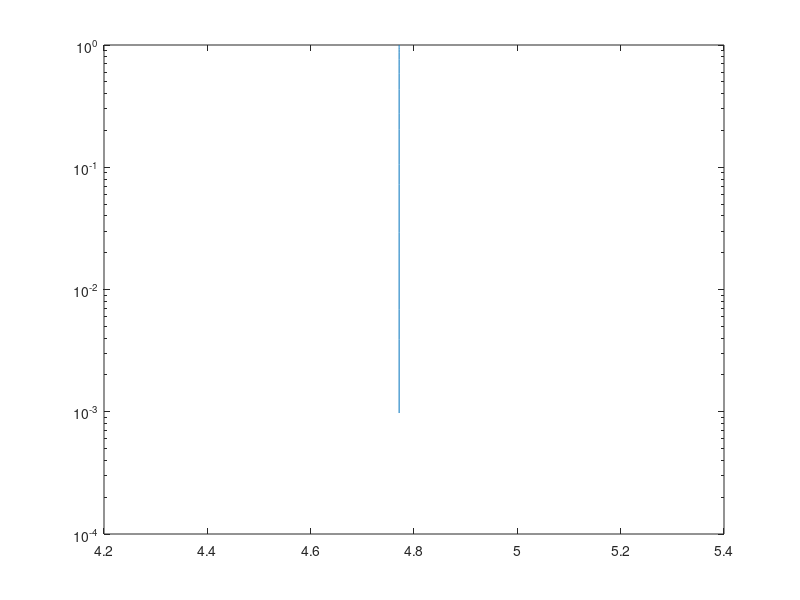

The MATLAB source for this figure:
% Define your input signals s1, s2, ..., s256
%s = randn(1, 256); % for example, generate random input signals

% Transmitting algorithm
pkg load communications;
for k=1:1024
m=16;
symbols=randi(m-1,1,512);
s=qammod(symbols,m);
x(1) = s(1);
for i = 2:numel(s)
    x(i) = s(i) + 2 * x(i-1);
end

 x2 = ifft(x,[],2); % Sinyal dalam domain waktu setelah proses IFFT
        Signal_Power = abs(x2.^2);
        Peak_Power = max(Signal_Power,[],2);
        Mean_Power = mean(Signal_Power,2);
        PAPR_temp = 10*log10(Peak_Power./Mean_Power);
        PAPR_SLM(k)= min(PAPR_temp);
        end
% Receiving algorithm
x_det = zeros(size(x));
x_det(1) = x(1);
for i = 2:numel(x)
    x_det(i) = x(i) - 2 * x(i-1); % Modified this line
end

% Display the results
disp('Transmitted sequence:');
disp(x);
disp('Received sequence:');
disp(x_det);
[cdf2, PAPRSLM] = ecdf(PAPR_SLM);
semilogy(PAPRSLM, 1-cdf2)
